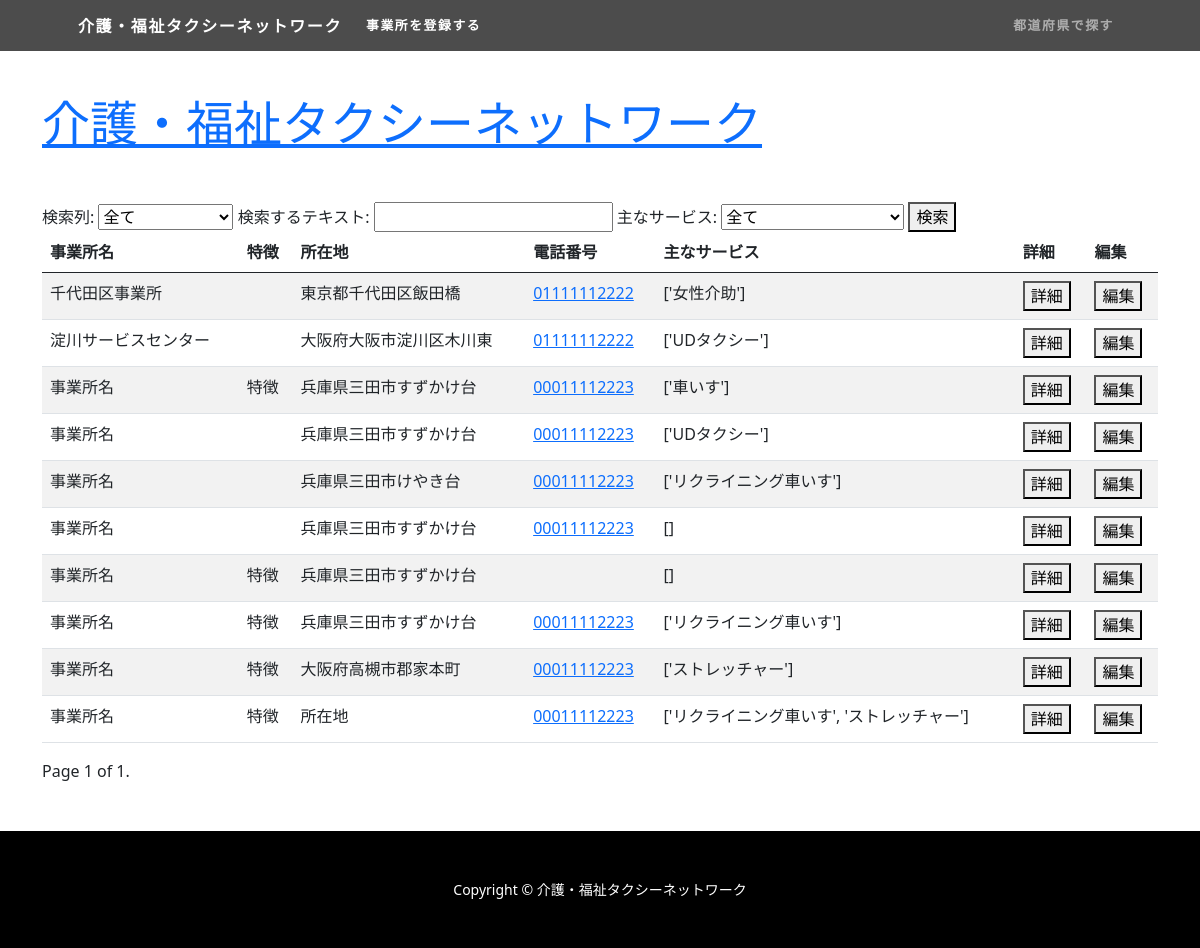
/registration_list/, run on the app's committed database.
### caretaxi/models.py (models this page shows, shortened)
class Registration(models.Model):
    REUSE_CHOICES = [
        ('未', '未'),
        ('済', '済'),
    ]
    business_name = models.CharField(max_length=999)
    features = models.CharField(max_length=999)
    postal_code = models.CharField('郵便番号', max_length=8)
    location = models.CharField(max_length=999)
    tel = models.CharField(max_length=16)
    carmodel = models.CharField(max_length=999)
    email = models.EmailField()
    siteurl = models.CharField(max_length=999)
    message = models.TextField()
    main_image = models.ImageField(upload_to='registration_images/', null=True, blank=True)
    created_at = models.DateTimeField(auto_now_add=True)
    genres = models.CharField(max_length=999, blank=True, null=True)

### caretaxi/views.py (the view, shortened to what this page needs)
# urls.py: path('registration_list/', registration_list, name='registration_list'),
def registration_list(request):
    items_per_page = 10
    registrations = Registration.objects.all().order_by('-id')
    search_column = request.GET.get('search_column', 'all')
    search_text = request.GET.get('search_text', '')
    search_genres = request.GET.get('search_genres', '')
    if search_genres:
        registrations = registrations.filter(genres__icontains=search_genres)
    paginator = Paginator(registrations, items_per_page)
    page = request.GET.get('page', 1)
    try:
        registrations = paginator.page(page)
    except PageNotAnInteger:
        registrations = paginator.page(1)
    except EmptyPage:
        registrations = paginator.page(paginator.num_pages)
    return render(request, 'registration_list.html', {
        'registrations': registrations,
        'search_column': search_column,
        'search_text': search_text,
        'search_genres': search_genres,
    })

### caretaxi/templates/registration_list.html (shortened to what this page needs)
{% extends 'base1.html' %}
{% block active_registration %}active{% endblock %}
{% block contents %}
<div class="container">
    <div class="my-div-style">
        <h1 class="display-5"><a href="{% url 'caretaxi:registration_list' %}">介護・福祉タクシーネットワーク</a></h1>
        <div class="mt-5">
            <form method="get" action="">
                <label for="searchColumn">検索列:</label>
                <select id="searchColumn" name="search_column" >
                    <option value="all" {% if search_column == 'all' %}selected{% endif %}>全て</option>
                </select>
                <label for="searchText">検索するテキスト:</label>
                <input type="text" id="searchText" name="search_text" value="{{ search_text }}">
                <label for="searchGenres">主なサービス:</label>
                <select id="searchGenres" name="search_genres">
                    <option value="" {% if not search_genres %}selected{% endif %}>全て</option>
                </select>
                <button type="submit">検索</button>
            </form>
        </div>
        <div>
            <table class="table table-striped">
                <thead>
                    <tr>
                        <th>事業所名</th>
                        <th>特徴</th>
                        <th>所在地</th>
                        <th>電話番号</th>
                        <th>主なサービス</th>
                        <th>詳細</th>
                        <th>編集</th>
                    </tr>
                </thead>
                <tbody>
                    {% for registration in registrations %}
                        <tr>
                            <td>{{ registration.business_name }}</td>
                            <td>{{ registration.features }}</td>
                            <td>{{ registration.location }}</td>
                            <td><a href="tel:{{ registration.tel }}">{{ registration.tel }}</a></td>
                            <td>{{ registration.genres }}</td>
                            <td><a href="{% url 'caretaxi:detail_registration' registration.id %}"><button>詳細</button></a></td>
                            <td><a href="{% url 'caretaxi:edit_registration' registration.id %}"><button>編集</button></a></td>
                        </tr>
                    {% endfor %}
                </tbody>
            </table>
        </div>
        <div class="pagination">
            <span class="step-links">
                <span class="current">
                    Page {{ registrations.number }} of {{ registrations.paginator.num_pages }}.
                </span>
            </span>
        </div>
    </div>
</div>
{% endblock %}

### static/template_pattern1/css/mystyle.css (style rules this page uses)
body, #wrapper { display: flex; flex-direction: column; min-height: 100vh; }
.my-div-style { margin-top: 6rem; }

### data on the page
Registration: business_name "千代田区事業所", location "東京都千代田区飯田橋", tel "01111112222", genres "['女性介助']"
Registration: business_name "淀川サービスセンター", location "大阪府大阪市淀川区木川東", tel "01111112222", genres "['UDタクシー']"
Registration: business_name "事業所名", features "特徴", location "兵庫県三田市すずかけ台", tel "00011112223", genres "['車いす']"
Registration: business_name "事業所名", location "兵庫県三田市すずかけ台", tel "00011112223", genres "['UDタクシー']"
Registration: business_name "事業所名", location "兵庫県三田市けやき台", tel "00011112223", genres "['リクライニング車いす']"
Registration: business_name "事業所名", location "兵庫県三田市すずかけ台", tel "00011112223", genres "[]"
Registration: business_name "事業所名", features "特徴", location "兵庫県三田市すずかけ台", genres "[]"
Registration: business_name "事業所名", features "特徴", location "兵庫県三田市すずかけ台", tel "00011112223", genres "['リクライニング車いす']"
Registration: business_name "事業所名", features "特徴", location "大阪府高槻市郡家本町", tel "00011112223", genres "['ストレッチャー']"
Registration: business_name "事業所名", features "特徴", location "所在地", tel "00011112223", genres "['リクライニング車いす', 'ストレッチャー']"

### other printed values
{{ registrations.number }} "1"
{{ registrations.paginator.num_pages }} "1"
